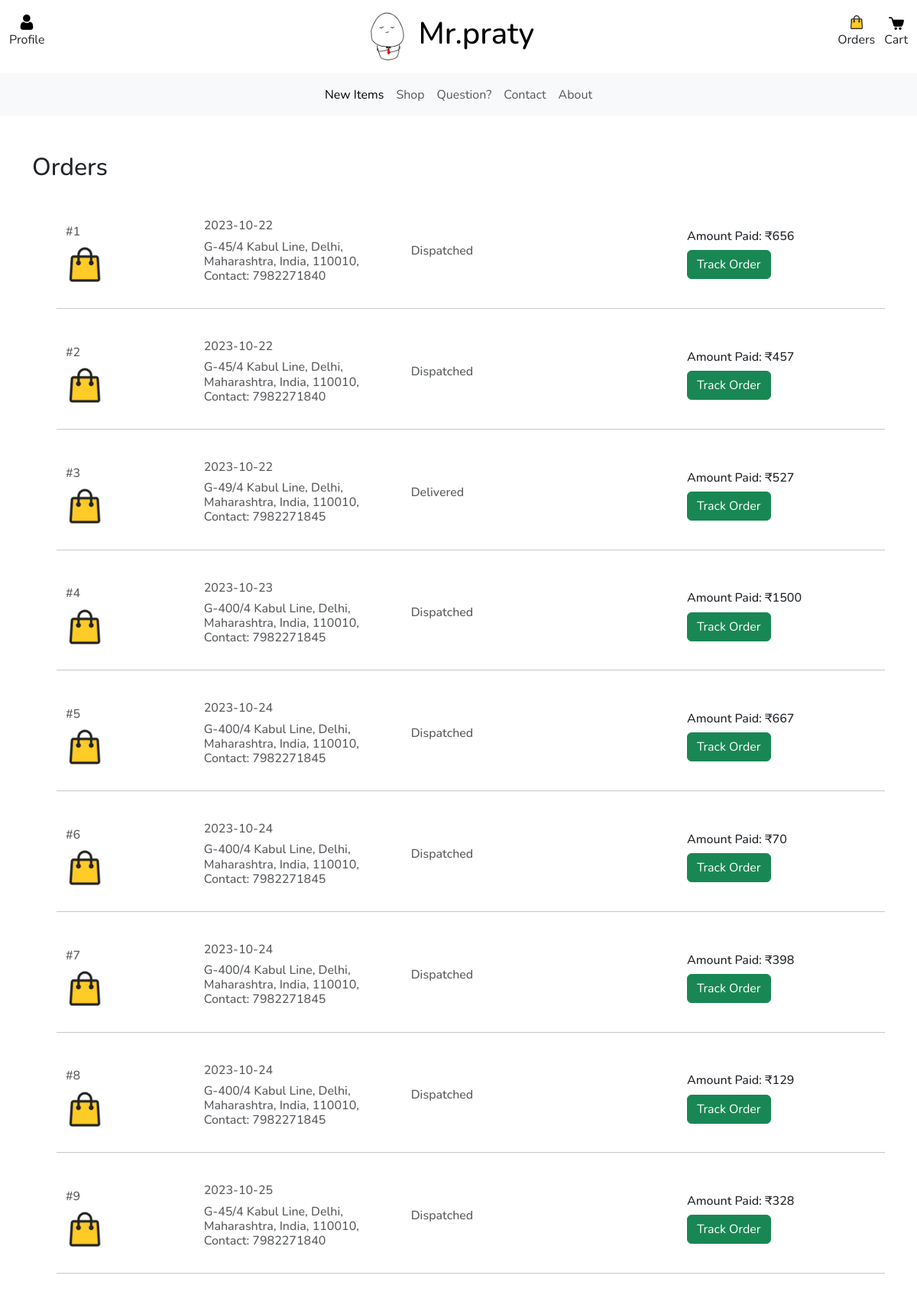
Page /orders (signed in) on the committed database.
### PratyushDoodlesApp/models/UserModel.py (models this page shows, shortened)
class Order(db.Model):
    __tablename__ = 'order'
    id = db.Column(db.Integer, primary_key=True)
    order_date = db.Column(db.Date, nullable=False)
    amount = db.Column(db.Integer, nullable=False)
    status = db.Column(db.String(255), nullable=False)
    user_id = db.Column(db.Integer, db.ForeignKey('user.id'), nullable=False)
    address = db.relationship('Address', backref='of_order', lazy=True, uselist=False)
    order_items = db.relationship('OrderItem', backref='of_order', lazy=True)

class Address(db.Model):
    __tablename__ = 'address'
    id = db.Column(db.Integer, primary_key=True)
    recipient_name = db.Column(db.String(255), nullable=False)
    addressLine1 = db.Column(db.String(255), nullable=False)
    addressLine2 = db.Column(db.String(255), nullable=True)
    city = db.Column(db.String(255), nullable=False)
    state = db.Column(db.String(255), nullable=False)
    pincode = db.Column(db.String(255), nullable=False)
    country = db.Column(db.String(255), nullable=False)
    phone_number = db.Column(db.String(15), nullable=False)
    user_id = db.Column(db.Integer, db.ForeignKey('user.id'), nullable=True)
    order_id = db.Column(db.Integer, db.ForeignKey('order.id'), nullable=True)
    def __repr__(self):
        return f'{self.addressLine1}, {self.city}, {self.state}, {self.country}, {self.pincode}, \n Contact: {self.phone_number}'

### PratyushDoodlesApp/business/home.py (the view)
@home_bp.route('/orders', methods=['GET'])
def orders():
    user = get_current_user()
    orders = user.ger_orders()
    data = {
        'user': user,
        'orders': orders
    }
    return render_template('orders.html', data = data)

### PratyushDoodlesApp/business/auth.py (called while the page is built)
@login_manager.user_loader
def load_user(user_id):
    return User.query.get(int(user_id))

### PratyushDoodlesApp/business/util.py (called while the page is built)
def get_current_user():
    if  current_user.is_anonymous:
        return None
    return current_user

### PratyushDoodlesApp/models/UserModel.py (called while the page is built)
    def ger_orders(self):
        return self.orders

### PratyushDoodlesApp/templates/orders.html
{% extends 'ui/base_page.html' %}
{% block content %}
<div class="container mt-5 text-left">
    {% if data.orders %}
    <h2>Orders</h2>
    <div class="container mt-5 text-left">
        {% for order in data.orders %}
        <ul>
            {% with order = order %}
                {% include 'ui/order_item.html' %}
            {% endwith %}
        </ul>
    {% endfor %}
    </div>
{% endif %}
</div>
{% endblock content %}

### PratyushDoodlesApp/templates/ui/order_item.html
<div class="row mb-2 d-flex justify-content-between align-items-center">
    <div class="col-md-2 col-lg-2 col-xl-2">
        <h6 class="text-muted">#{{ order.id }}</h6>
        <img src="{{ url_for('static', filename='images/ic_order.png') }}" alt="Product" class="rounded-3 ic-50" />
    </div>
    <div class="col-md-3 col-lg-3 col-xl-3">
        <h6 class="text-muted">{{ order.order_date }}</h6>
        <h6 class="text-muted">{{ order.address }}</h6>
    </div>
    <div class="col-md-3 col-lg-3 col-xl-3">
        <h6 class="text-muted">{{ order.status }}</h6>
    </div>
    <div class="col-md-3 col-lg-3 col-xl-3 offset-lg-1">
        <h6 class="mb-2">Amount Paid: ₹{{ order.amount }}</h6>
        <button class="btn btn-success">Track Order</h6>
    </div>
    <hr class="my-4">
</div>

### PratyushDoodlesApp/static/styles/custom.css (style rules this page uses)
* { margin: 0; padding: 0; box-sizing: border-box; }
body { margin: 0; padding: 0; }
.ic-50 { width: 50px; height: 50px; }

### PratyushDoodlesApp/static/styles/product_card.css (style rules this page uses)
body { background: #ddd; }

### PratyushDoodlesApp/static/styles/defaults.css (style rules this page uses)
* { font-family: 'Nunito', sans-serif; }

### rows in the picture
Order: id "1", order_date "2023-10-22", address "G-45/4 Kabul Line, Delhi, Maharashtra, India, 110010, Contact: 7982271840", status "Dispatched", amount "656"
Order: id "2", order_date "2023-10-22", address "G-45/4 Kabul Line, Delhi, Maharashtra, India, 110010, Contact: 7982271840", status "Dispatched", amount "457"
Order: id "3", order_date "2023-10-22", address "G-49/4 Kabul Line, Delhi, Maharashtra, India, 110010, Contact: 7982271845", status "Delivered", amount "527"
Order: id "4", order_date "2023-10-23", address "G-400/4 Kabul Line, Delhi, Maharashtra, India, 110010, Contact: 7982271845", status "Dispatched", amount "1500"
Order: id "5", order_date "2023-10-24", address "G-400/4 Kabul Line, Delhi, Maharashtra, India, 110010, Contact: 7982271845", status "Dispatched", amount "667"
Order: id "6", order_date "2023-10-24", address "G-400/4 Kabul Line, Delhi, Maharashtra, India, 110010, Contact: 7982271845", status "Dispatched", amount "70"
Order: id "7", order_date "2023-10-24", address "G-400/4 Kabul Line, Delhi, Maharashtra, India, 110010, Contact: 7982271845", status "Dispatched", amount "398"
Order: id "8", order_date "2023-10-24", address "G-400/4 Kabul Line, Delhi, Maharashtra, India, 110010, Contact: 7982271845", status "Dispatched", amount "129"
Order: id "9", order_date "2023-10-25", address "G-45/4 Kabul Line, Delhi, Maharashtra, India, 110010, Contact: 7982271840", status "Dispatched", amount "328"
